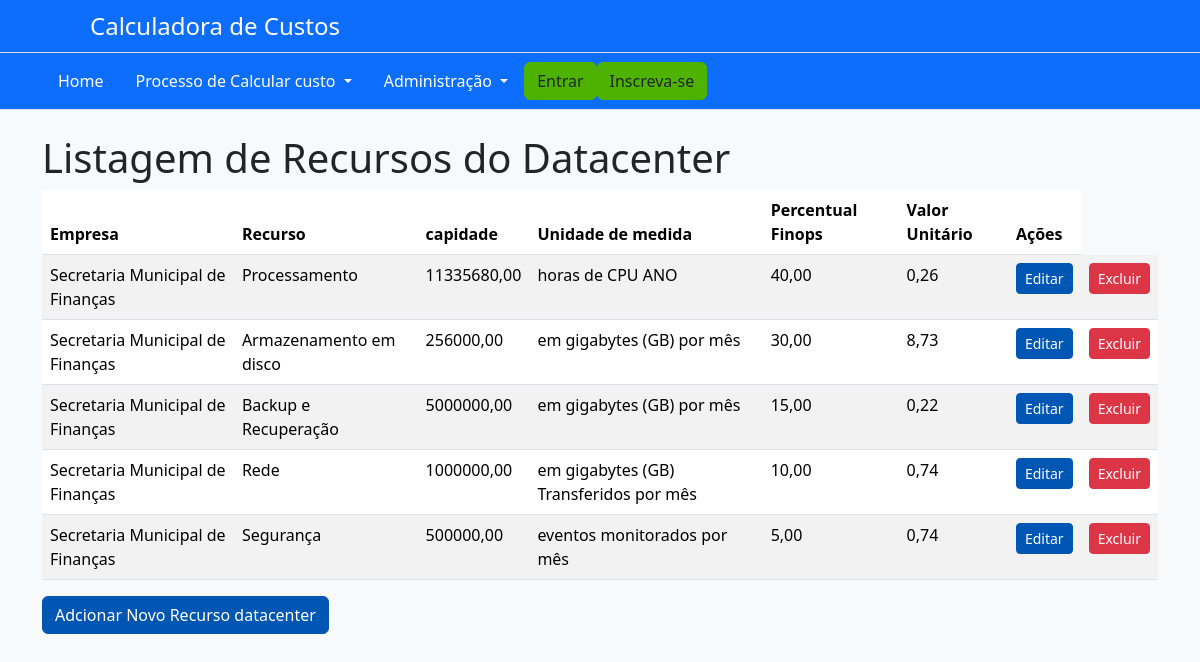
/listarecursodatacenter/, run on the app's committed database.
### AppCalculadora/models.py (models this page shows, shortened)
class RecursoDataCenter(models.Model):
    empresa = models.ForeignKey('Empresa', on_delete=models.CASCADE, related_name='Empresa', null=True, blank=True, default=None)
    recurso = models.ForeignKey('Recurso', on_delete=models.CASCADE, related_name='Recurso', null=True, blank=True, default=None)
    valor = models.DecimalField(max_digits=12, decimal_places=2, verbose_name="Valor Anual", default=0.00)
    detalhe = models.CharField(max_length=255, verbose_name="Unidade de Medida")
    percentual_finops = models.DecimalField(max_digits=5, decimal_places=2, default=0.00)
    custo_total_aplicado = models.DecimalField(max_digits=12, decimal_places=2, default=0.00)
    valor_unitario = models.DecimalField(max_digits=12, decimal_places=2, default=0.00)

class Empresa(models.Model):
    nome = models.CharField(max_length=255)
    endereco = models.CharField(max_length=255)
    telefone = models.CharField(max_length=20)
    email = models.EmailField(max_length=255)
    website = models.CharField(max_length=255)

class Recurso(models.Model):
    UNIDADE_MEDIDA_CHOICES = [
        ('núcleos de CPU', 'núcleos de CPU'),
        ('em gigabytes (GB)', 'em gigabytes (GB) '),
        ('em gigabytes (GB) Transferidos', 'em gigabytes (GB) Transferidos'),
        ('eventos monitorados', 'eventos monitorados'),
    ]
    tipo_recurso = models.ForeignKey(TipoRecurso, on_delete=models.CASCADE)
    descricao = models.CharField(max_length=255)
    detalhes = models.TextField()
    unidade_medida = models.CharField(
        max_length=255,
        choices=UNIDADE_MEDIDA_CHOICES,
        default='núcleos de CPU',
    )

### AppCalculadora/views.py (the view)
# urls.py: path('listarecursodatacenter/', views.listar_recurso_datacenter, name='listarRecursoDatacenter'),
def listar_recurso_datacenter(request):
    empresa_id = request.GET.get('empresa')
    if empresa_id:
        recursosDataCenter = RecursoDataCenter.objects.filter(empresa__id=empresa_id)
    else:
        recursosDataCenter = RecursoDataCenter.objects.all()
    return render(request, 'recursodatacenter/listar_recurso_datacenter.html', {'recursosDataCenter': recursosDataCenter})

### AppCalculadora/templates/recursodatacenter/listar_recurso_datacenter.html
{% extends 'base.html' %}
{% block content %}
<div class="container">
    <h1 class="page-title">Listagem de Recursos do Datacenter</h1>
    <table class="table table-striped">
        <thead>
            <tr>
                <th>Empresa</th>
                <th>Recurso</th>
                <th>capidade</th>
                <th>Unidade de medida</th>
                <th>Percentual Finops</th>
                <th>Valor Unitário</th>
                <th>Ações</th>
            </tr>
        </thead>
        <tbody>
            {% for recursoDataCenter in recursosDataCenter %}
            <tr>
                <td>{{ recursoDataCenter.empresa.nome }}</td>
                <td>{{ recursoDataCenter.recurso.descricao }}</td>
                <td>{{ recursoDataCenter.valor }}</td>
                <td>{{ recursoDataCenter.detalhe }}</td>
                <td>{{ recursoDataCenter.percentual_finops }}</td>
                <td>{{ recursoDataCenter.valor_unitario }}</td>
                <td>
                    <a href="{% url 'editarRecursoDatacenter' recursoDataCenter.pk %}" class="btn btn-primary btn-sm">Editar</a>
                </td>
                <td>
                    <a href="{% url 'excluirRecursoDatacenter' recursoDataCenter.pk %}" class="btn btn-danger btn-sm">Excluir</a>
                </td>
            </tr>
            {% endfor %}
        </tbody>
    </table>
    <a href="{% url 'cadastrarRecursoDatacenter' %}" class="btn btn-primary">Adcionar Novo Recurso datacenter </a>
</div>
{% endblock %}

### AppCalculadora/static/css/custom.css (style rules this page uses)
body { background-color: #f8f9fa; color: #212529; }
.btn-primary { background-color: #0056b3; border-color: #0056b3; }

### data on the page
RecursoDataCenter: empresa.nome "Secretaria Municipal de Finanças", recurso.descricao "Processamento", valor "11335680,00", detalhe "horas de CPU ANO", percentual_finops "40,00", valor_unitario "0,26"
RecursoDataCenter: empresa.nome "Secretaria Municipal de Finanças", recurso.descricao "Armazenamento em disco", valor "256000,00", detalhe "em gigabytes (GB) por mês", percentual_finops "30,00", valor_unitario "8,73"
RecursoDataCenter: empresa.nome "Secretaria Municipal de Finanças", recurso.descricao "Backup e Recuperação", valor "5000000,00", detalhe "em gigabytes (GB) por mês", percentual_finops "15,00", valor_unitario "0,22"
RecursoDataCenter: empresa.nome "Secretaria Municipal de Finanças", recurso.descricao "Rede", valor "1000000,00", detalhe "em gigabytes (GB) Transferidos por mês", percentual_finops "10,00", valor_unitario "0,74"
RecursoDataCenter: empresa.nome "Secretaria Municipal de Finanças", recurso.descricao "Segurança", valor "500000,00", detalhe "eventos monitorados por mês", percentual_finops "5,00", valor_unitario "0,74"
